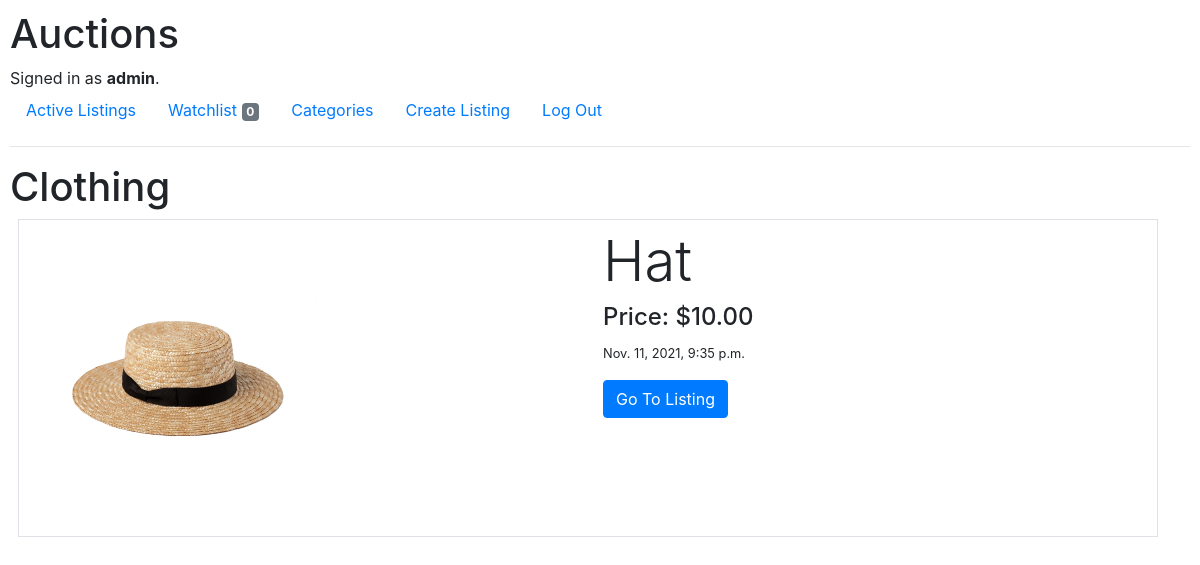
The app's page /categories/a (signed in), older data.
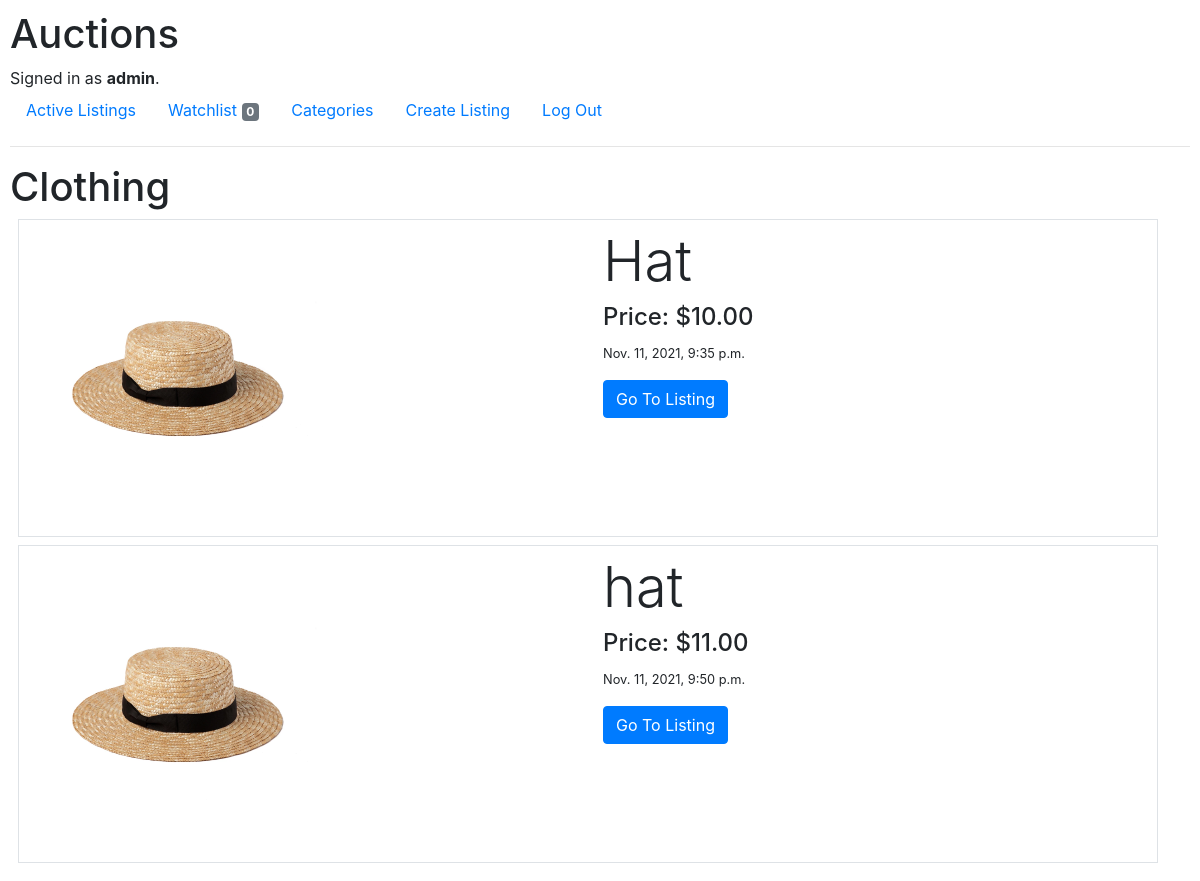
The same page, newer data.
### auctions/models.py (models this page shows, shortened)
class User(AbstractUser):
    pass

class Listing(models.Model):
    item = models.CharField(max_length=64)
    description = models.CharField(max_length=255, blank=True)
    price = models.DecimalField(max_digits=10, decimal_places=2)
    category = models.CharField(max_length=1, choices=CATEGORIES, default=CATEGORIES[5][1])
    time = models.DateTimeField(auto_now_add=True, blank=True)
    closed = models.BooleanField(default=False)
    owner = models.ForeignKey(User, on_delete=models.CASCADE, related_name="owners")
    bids = models.ManyToManyField(Bid, blank=True, related_name="bids")
    comments = models.ManyToManyField(Comment, blank=True, related_name="comments")
    image = models.ImageField(null=True, blank=True)

### auctions/views.py (the view)
# urls.py: path("categories/<str:category>", views.show_category_listings, name="show"),
@login_required
def show_category_listings(request, category):
    listings = Listing.objects.filter(category__in = category[0])
    cat = dict(CATEGORIES)
    return render(request, 'auctions/specific.html', {
        "listings": listings,
        "category": cat[category]
})

### auctions/templates/auctions/specific.html (shortened to what this page needs)
{% extends 'auctions/layout.html' %}
{% block body %}
  <h1>{{ category }}</h1>
  {% for listing in listings %}
    <div class="container border p-2 m-2">
        <div class="row">
            <div class="col">
                <img src="{{ listing.image.url }}" alt="image" style="width: 300px; height: auto">
            </div>
            <div class="col text-left">
                <h2 class="display-4">{{ listing.item }}</h2>
                <h4>Price: ${{ listing.price }}</h4>
                <p><small>{{ listing.time }}</small></p>
                <a href="{% url 'listing' listing.id %}" type="submit" class="btn btn-primary">Go To Listing</a>
            </div>
        </div>
    </div>
  {% endfor %}
{% endblock %}

### auctions/templates/auctions/layout.html (shortened to what this page needs)
{% load static %}
<!DOCTYPE html>
<html lang="en">
    <head>
        <link rel="stylesheet" href="https://stackpath.bootstrapcdn.com/bootstrap/4.4.1/css/bootstrap.min.css">
        <link href="{% static 'auctions/styles.css' %}" rel="stylesheet">
    </head>
    <body>
        <h1>Auctions</h1>
        <div>
            {% if user.is_authenticated %}
                Signed in as <strong>{{ user.username }}</strong>.
            {% else %}
                Not signed in.
            {% endif %}
        </div>
        <ul class="nav">
            <li class="nav-item">
                <a class="nav-link" href="{% url 'index' %}">Active Listings</a>
            </li>
            {% if user.is_authenticated %}
                <li class="nav-item">
                    <a class="nav-link" href="{% url 'watchlist' %}">Watchlist <span class="badge badge-secondary">{{ user.watchlist.count }}</span></a>
                </li>
                <li class="nav-item">
                    <a class="nav-link" href="{% url 'categories' %}">Categories</a>
                </li>
                <li class="nav-item">
                    <a class="nav-link" href="{% url 'create' %}">Create Listing</a>
                </li>
                <li class="nav-item">
                    <a class="nav-link" href="{% url 'logout' %}">Log Out</a>
                </li>
            {% endif %}
        </ul>
        <hr>
        {% block body %}
        {% endblock %}
    </body>
</html>

### auctions/static/auctions/styles.css (style rules this page uses)
body { padding: 10px; }

Row changes from the older to the newer data that the page shows:
added Listing: image (picture), item "hat", price "11.00", time "Nov. 11, 2021, 9:50 p.m."
